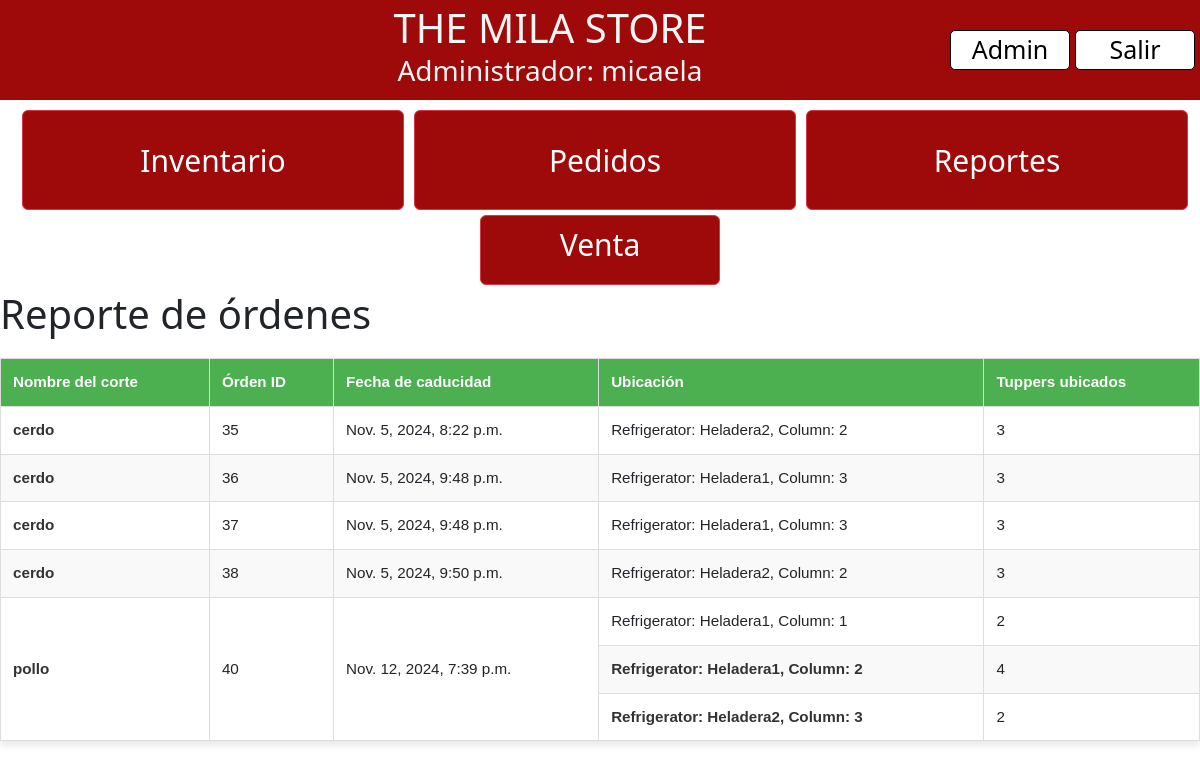
The app's page /expiration/ (signed in) with its own data.
### inventory/models.py (models this page shows, shortened)
class OrderAllocation(models.Model):
    order = models.ForeignKey(Order, related_name='allocations', on_delete=models.CASCADE)
    column = models.ForeignKey(Column, on_delete=models.CASCADE)
    tuppers_allocated = models.IntegerField()

class Order(models.Model):
    cut = models.ForeignKey(Cut, on_delete=models.CASCADE)
    tuppers_requested = models.IntegerField()
    created_at = models.DateTimeField(auto_now_add=True)
    tuppers_remaining = models.IntegerField()
    scheduled_date = models.DateTimeField(blank=True, null=True)
    expiration_date = models.DateTimeField(blank=True, null=True)

class Cut(models.Model):
    name = models.CharField(max_length=100, default='test')
    milas_per_tupper = models.IntegerField()
    reorder_threshold = models.IntegerField(default=10)
    reorder_tuppers = models.IntegerField(default=10)
    is_order_pending = models.BooleanField(default=False)
    color = ColorField(default='#FF0000')
    unit_price = models.DecimalField(max_digits=10, decimal_places=2, default=0.00)
    days_until_expiration = models.IntegerField(default=7)

class Column(models.Model):
    refrigerator = models.ForeignKey(Refrigerator, on_delete=models.CASCADE)
    def __str__(self):
        return f"Refrigerator: {self.refrigerator.name}, Column: {(list(Column.objects.filter(refrigerator=self.refrigerator).order_by('id').values_list('id', flat=True))).index(self.id) + 1}"

class Refrigerator(models.Model):
    name = models.CharField(max_length=100)

### inventory/views.py (the view)
# urls.py: path('expiration/', views.expiration_tracking_view, name='reports'),
def expiration_tracking_view(request):
    allocations = OrderAllocation.objects.select_related('order', 'order__cut', 'column').order_by('order__cut__name', 'order__expiration_date')
    grouped_allocations = defaultdict(list)
    for allocation in allocations:
        grouped_allocations[allocation.order.id].append(allocation)
    context = {
        'grouped_allocations': dict(grouped_allocations),  # Convert to regular dict for easier template access
    }
    return render(request, 'inventory/reports.html', context)

### inventory/templates/inventory/reports.html (shortened to what this page needs)
{% extends 'base.html' %}
{% load static %}
{% block css_files %}
    <link rel="stylesheet" href="{% static 'inventory/reports.css' %}">
{% endblock %}
{% block content %}
    <h1>Reporte de órdenes</h1>
    <table>
        <thead>
        <tr>
            <th>Nombre del corte</th>
            <th>Órden ID</th>
            <th>Fecha de caducidad</th>
            <th>Ubicación</th>
            <th>Tuppers ubicados</th>
        </tr>
        </thead>
        <tbody>
        {% for order_id, allocations in grouped_allocations.items %}
            {% if allocations %}
                <tr>
                    <td rowspan="{{ allocations|length }}">{{ allocations.0.order.cut.name }}</td>
                    <td rowspan="{{ allocations|length }}">{{ allocations.0.order.id }}</td>
                    <td rowspan="{{ allocations|length }}">{{ allocations.0.order.expiration_date }}</td>
                    <td>{{ allocations.0.column }}</td>
                    <td>{{ allocations.0.tuppers_allocated }}</td>
                </tr>
                {% for allocation in allocations|slice:"1:" %}
                    <tr>
                        <td>{{ allocation.column }}</td>
                        <td>{{ allocation.tuppers_allocated }}</td>
                    </tr>
                {% endfor %}
            {% endif %}
        {% endfor %}
        </tbody>
    </table>
{% endblock %}

### templates/base.html (shortened to what this page needs)
{% load static %}
<!DOCTYPE html>
<html lang="esp">
<head>
    <link href="https://cdn.jsdelivr.net/npm/bootstrap@5.3.3/dist/css/bootstrap.min.css" rel="stylesheet"
>
    <link rel="stylesheet" href="{% static "base.css" %}">
    {% block css_files %}{% endblock %}
</head>
<body>
    <header id="navbar">
        <div id="tit">
            <h1>THE MILA STORE </h1>
            <h3>{% if user.is_staff or user.is_superuser %}Administrador{% else %}Empleado{% endif %}: {{ user.username }}</h3>
        </div>
        {% if user.is_staff or user.is_superuser %}
            <a href="{% url 'admin:index' %}" id="secondary">Admin</a>
        {% endif %}
        <a href="{% url 'logout' %}" id="secondary">Salir</a>
    </header>
    <div class="container-fluid">
        <a href="{% url 'inventory' %}"><button type="button" class="btn btn-danger">Inventario</button></a>
        <a href="{% url 'orders' %}"><button type="button" class="btn btn-danger">Pedidos</button></a>
        <a href="{% url 'reports' %}"><button type="button" class="btn btn-danger">Reportes</button></a>
    </div>
    <div  class="centered-container" >
    <a href="{% url 'sell_milas' %}" id="ventanaventa" class="btn btn-danger venta" >Venta</a>
    </div>
        {% block content %}
    {% endblock %}
</body>
</html>

### static/base.css (style rules this page uses)
html,body { margin: 0; }
header { display: flex; align-items: center; justify-content: space-between; background-color:#9e0909; font-size: 30px; width: 100%; height: 100px; color: whitesmoke; }
.btn-danger { width:100%; height: 100px; font-size:30px; margin:5px; background-color:#9e0909; }
.container-fluid { width:100%; display:flex; flex-direction:row; }
.container-fluid a, button { width:40%; height: 100px; font-size:25px; margin:5px; }
#secondary { text-align: center; width: 10%; background-color: white; color: black; margin-right: 5px; font-size: 25px; border: 1px solid black; text-decoration: none; border-radius: 5px; transition: background-color 0.3s, color 0.3s; }
#tit { padding-left:150px; margin:auto; text-align: center; }
h1 { text-align: center; display: inline-block; margin: 0; }
.venta { width: 20%; height: 70px; background-color:#9e0909; margin-left:40%; color:white; font-size:30px; }
.centered-container { display: flex; }

### inventory/static/inventory/reports.css (style rules this page uses)
table { width: 100%; border-collapse: collapse; font-family: Arial, sans-serif; margin-top: 20px; box-shadow: 0 4px 8px rgba(0, 0, 0, 0.1); }
th, td { border: 1px solid #ddd; padding: 12px; text-align: left; font-size: 0.95em; }
th { background-color: #4CAF50; color: white; font-weight: bold; }
tr:nth-child(even) { background-color: #f9f9f9; }
td { vertical-align: middle; }
td:first-child { font-weight: bold; color: #333; }

### records on screen
OrderAllocation: order.name "cerdo", order "35", order.expiration_date "Nov. 5, 2024, 8:22 p.m.", column.name "Refrigerator: Heladera2, Column: 2", tuppers_allocated "3"
OrderAllocation: order.name "cerdo", order "36", order.expiration_date "Nov. 5, 2024, 9:48 p.m.", column.name "Refrigerator: Heladera1, Column: 3", tuppers_allocated "3"
OrderAllocation: order.name "cerdo", order "37", order.expiration_date "Nov. 5, 2024, 9:48 p.m.", column.name "Refrigerator: Heladera1, Column: 3", tuppers_allocated "3"
OrderAllocation: order.name "cerdo", order "38", order.expiration_date "Nov. 5, 2024, 9:50 p.m.", column.name "Refrigerator: Heladera2, Column: 2", tuppers_allocated "3"
OrderAllocation: order.name "pollo", order "40", order.expiration_date "Nov. 12, 2024, 7:39 p.m.", column.name "Refrigerator: Heladera1, Column: 1", tuppers_allocated "2"
OrderAllocation: column "Refrigerator: Heladera1, Column: 2", tuppers_allocated "4"
OrderAllocation: column "Refrigerator: Heladera2, Column: 3", tuppers_allocated "2"

### other values on screen
{{ user.username }} "micaela"
